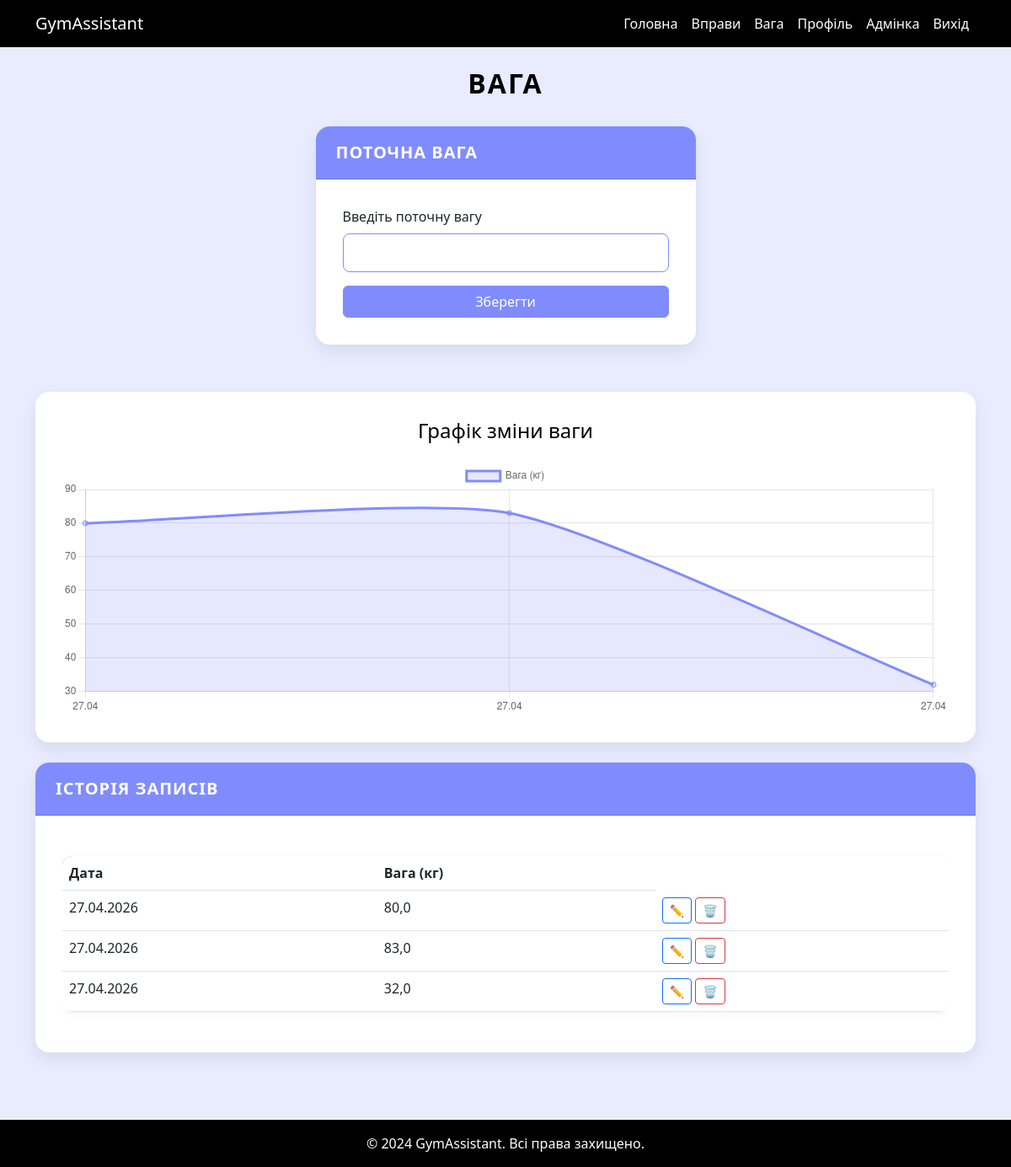
The app's page /weight/ (signed in), older data.
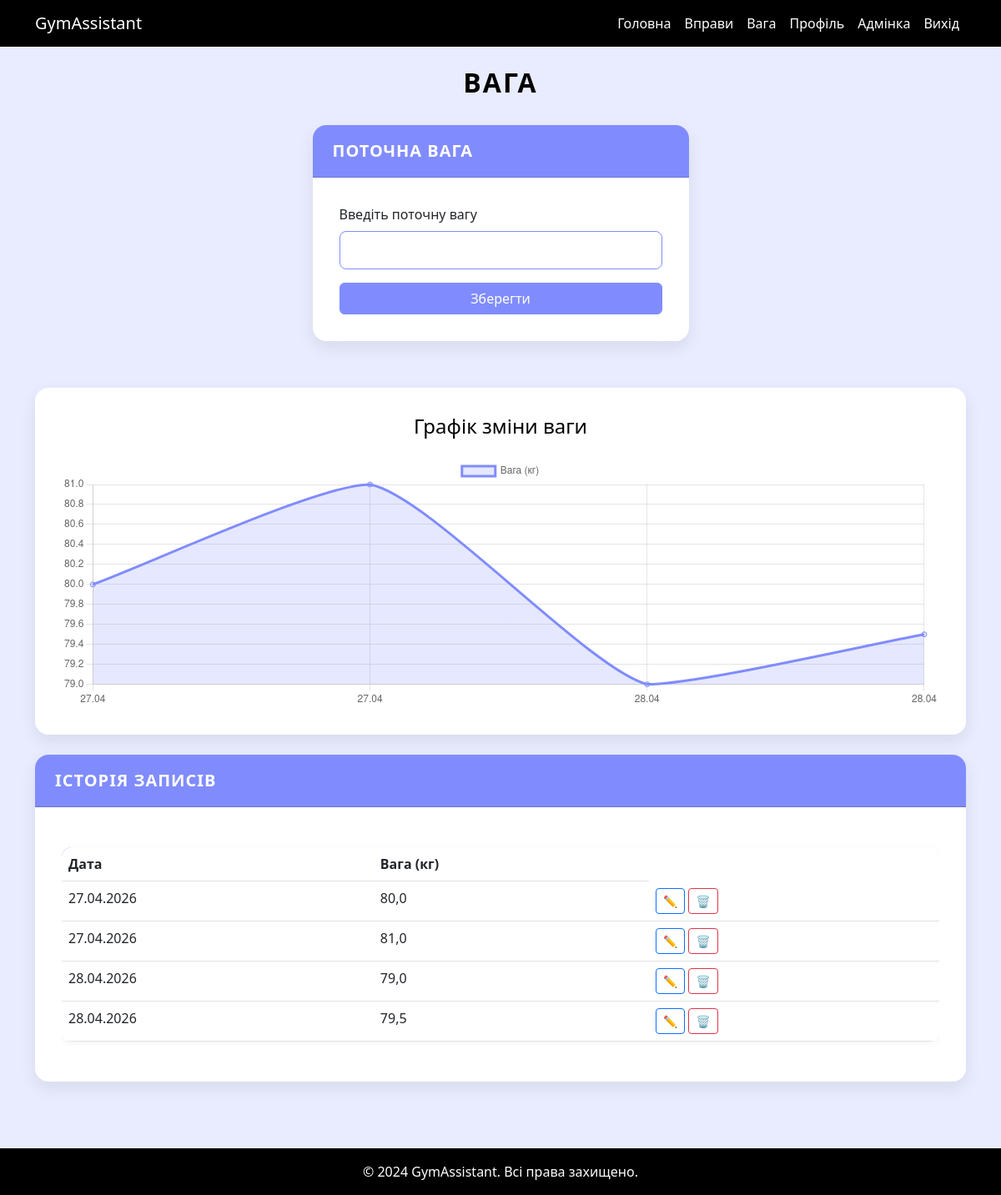
The same page, newer data.
### gym_app/models.py (models this page shows, shortened)
class WeightRecord(models.Model):
    user = models.ForeignKey(User, on_delete=models.CASCADE, related_name='weight_records')
    weight = models.FloatField()
    date = models.DateTimeField(auto_now_add=True)

### gym_app/views.py (the view)
# urls.py: path('weight/', views.weight_view, name='weight'),
@login_required
def weight_view(request):
    if request.method == 'POST':
        form = WeightForm(request.POST)
        if form.is_valid():
            record = form.save(commit=False)
            record.user = request.user
            record.save()
            messages.success(request, 'Вага збережена!')
            return redirect('weight')
    else:
        form = WeightForm()
    records_list = WeightRecord.objects.filter(user=request.user).order_by('date')
    labels = [r.date.strftime('%d.%m') for r in records_list]
    values = [float(r.weight) for r in records_list]
    paginator = Paginator(records_list, 10)
    page = request.GET.get('page')
    records = paginator.get_page(page)
    return render(request, 'gym_app/weight.html', {
        'form': form,
        'records': records,
        'labels': labels,
        'values': values,
    })

### gym_app/forms.py
class WeightForm(forms.ModelForm):
    class Meta:
        model = WeightRecord
        fields = ['weight']
        widgets = {
            'weight': forms.NumberInput(attrs={'class': 'form-control', 'step': '0.1'}),
        }

### gym_app/templates/gym_app/weight.html (shortened to what this page needs)
{% extends "gym_app/base.html" %}
{% block content %}
<h2 class="page-title">Вага</h2>
<div class="row justify-content-center">
    <div class="col-lg-5 col-md-8">
        <div class="card">
            <div class="card-header">Поточна вага</div>
            <div class="card-body">
                <form method="post">
                    <div class="mb-3">
                        <label class="form-label">Введіть поточну вагу</label>
                        {{ form.weight }}
                    </div>
                    <button type="submit" class="btn btn-primary w-100">Зберегти</button>
                </form>
            </div>
        </div>
    </div>
</div>
{% if records %}
<div class="chart-container mt-4">
    <h4 class="text-center mb-4">Графік зміни ваги</h4>
    <canvas id="weightChart"></canvas>
</div>
<div class="card mt-4">
    <div class="card-header">Історія записів</div>
    <div class="card-body">
        <div class="table-responsive">
            <table class="table table-hover">
                <thead>
                    <tr><th>Дата</th><th>Вага (кг)</th></tr>
                </thead>
                <tbody>
                {% for r in records %}
                    <tr>
                        <td>{{ r.date|date:"d.m.Y" }}</td>
                        <td>{{ r.weight }}</td>
                        <td>
                            <a href="{% url 'edit_weight' r.id %}" class="btn btn-sm btn-outline-primary">✏️</a>
                            <a href="{% url 'delete_weight' r.id %}" class="btn btn-sm btn-outline-danger">🗑️</a>
                        </td>
                    </tr>
                {% endfor %}
                </tbody>
            </table>
        </div>
    </div>
</div>
{% endif %}
{% endblock %}
{% block scripts %}
<script>
    const ctx = document.getElementById('weightChart').getContext('2d');
    new Chart(ctx, {
        type: 'line',
        data: {
            labels: {{ labels|safe }},
            datasets: [{
                label: 'Вага (кг)',
                data: {{ values|safe }},
                borderColor: '#808CFD',
                backgroundColor: 'rgba(128, 140, 253, 0.2)',
                tension: 0.2,
                fill: true
            }]
        },
        options: {
            responsive: true,
            scales: {
                y: { beginAtZero: false }
            }
        }
    });
</script>
{% endblock %}

Row changes from the older to the newer data that the page shows:
removed WeightRecord: date "27.04.2026", weight "32,0"
changed WeightRecord (number 2 of 4 on the later page): weight "83,0" → "81,0"
added WeightRecord: date "28.04.2026", weight "79,0"
added WeightRecord: date "28.04.2026", weight "79,5"
Text that changed along with them:
chart data {{ labels|safe }}: ['27.04', '27.04', '27.04'] → ['27.04', '27.04', '28.04', '28.04']
chart data {{ values|safe }}: [80.0, 83.0, 32.0] → [80.0, 81.0, 79.0, 79.5]
